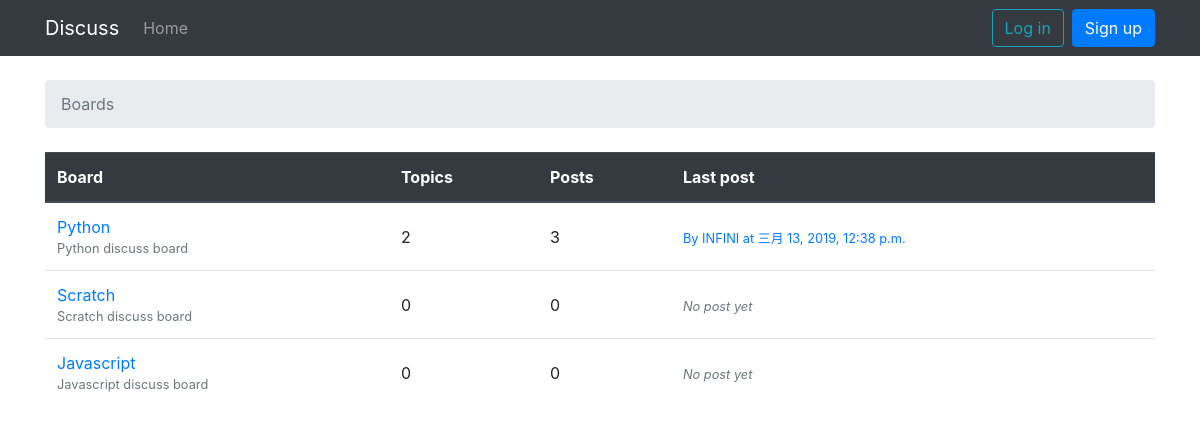
The page / on the database its author committed.
### boards/models.py (models this page shows, shortened)
class Board(models.Model):
    name = models.CharField(max_length=30, unique=True)
    description = models.CharField(max_length=300)
    def get_posts_count(self):
        return Post.objects.filter(topic__board=self).count()
    def get_last_post(self):
        return Post.objects.filter(topic__board=self).order_by('-created_at').first()

class Post(models.Model):
    message = models.TextField(max_length=4000)
    topic = models.ForeignKey(Topic, on_delete=models.CASCADE, related_name='posts')
    created_by = models.ForeignKey(User, on_delete=models.CASCADE, related_name='posts')
    updated_by = models.ForeignKey(User, on_delete=models.CASCADE, null=True, related_name='+')
    created_at = models.DateTimeField(auto_now_add=True)
    updated_at = models.DateTimeField(null=True)

### core/models.py (models this page shows)
class User(AbstractUser):
    pass

### boards/views.py (the view)
# urls.py: path('', views.board_list, name='home'),
def board_list(request):
    boards = Board.objects.all()
    return render(request, 'boards/boards.html', {'boards': boards})

### boards/templates/boards/boards.html (shortened to what this page needs)
{% extends 'base.html' %}
{% block breadcrumb %}
  <li class="breadcrumb-item active">Boards</li>
{% endblock %}
{% block content %}
  <table class="table">
    <thead class="thead-dark">
      <tr>
        <th>Board</th>
        <th>Topics</th>
        <th>Posts</th>
        <th>Last post</th>
      </tr>
    </thead>
    <tbody>
      {% for board in boards %}
        <tr>
          <td>
            <a href="{% url 'board_topics' board.pk %}">{{ board.name }}</a>
            <small class="text-muted d-block">{{ board.description }}</small>
          </td>
          <td class="align-middle">{{ board.topics.count }}</td>
          <td class="align-middle">{{ board.get_posts_count }}</td>
          <td class="align-middle">
            {% with board.get_last_post as post %}
              {% if post %}
                <small>
                  <a href="{% url 'topic_posts' board.pk post.topic.pk %}">
                    By {{ post.created_by }} at {{ post.created_at }}
                  </a>
                </small>
              {% else %}
                <small class="text-muted">
                  <em>No post yet</em>
                </small>
              {% endif %}
            {% endwith %}
          </td>
        </tr>
      {% endfor %}
    </tbody>
  </table>
{% endblock %}

### rows shown on the page
Board: name "Python", description "Python discuss board", topics.count "2", get_posts_count "3", get_last_post.created_by "INFINI", get_last_post.created_at "三月 13, 2019, 12:38 p.m."
Board: name "Scratch", description "Scratch discuss board", topics.count "0", get_posts_count "0", shows "No post yet"
Board: name "Javascript", description "Javascript discuss board", topics.count "0", get_posts_count "0", shows "No post yet"
